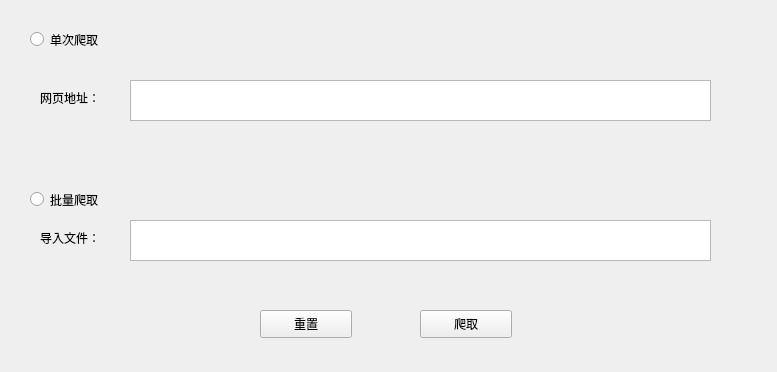
<?xml version="1.0" encoding="UTF-8"?>
<ui version="4.0">
 <class>Form</class>
 <widget class="QWidget" name="Form">
  <property name="geometry">
   <rect>
    <x>0</x>
    <y>0</y>
    <width>777</width>
    <height>372</height>
   </rect>
  </property>
  <property name="windowTitle">
   <string>爬取新闻正文</string>
  </property>
  <property name="styleSheet">
   <string notr="true">background-image: url(:/images/qian.png);</string>
  </property>
  <widget class="QLabel" name="url">
   <property name="geometry">
    <rect>
     <x>40</x>
     <y>90</y>
     <width>72</width>
     <height>15</height>
    </rect>
   </property>
   <property name="text">
    <string>网页地址：</string>
   </property>
  </widget>
  <widget class="QPushButton" name="clear">
   <property name="geometry">
    <rect>
     <x>260</x>
     <y>310</y>
     <width>92</width>
     <height>28</height>
    </rect>
   </property>
   <property name="text">
    <string>重置</string>
   </property>
  </widget>
  <widget class="QPushButton" name="submit">
   <property name="geometry">
    <rect>
     <x>420</x>
     <y>310</y>
     <width>92</width>
     <height>28</height>
    </rect>
   </property>
   <property name="text">
    <string>爬取</string>
   </property>
  </widget>
  <widget class="QTextEdit" name="input_url">
   <property name="geometry">
    <rect>
     <x>130</x>
     <y>80</y>
     <width>581</width>
     <height>41</height>
    </rect>
   </property>
  </widget>
  <widget class="QRadioButton" name="once">
   <property name="geometry">
    <rect>
     <x>30</x>
     <y>30</y>
     <width>112</width>
     <height>19</height>
    </rect>
   </property>
   <property name="text">
    <string>单次爬取</string>
   </property>
  </widget>
  <widget class="QTextEdit" name="input_filePath">
   <property name="geometry">
    <rect>
     <x>130</x>
     <y>220</y>
     <width>581</width>
     <height>41</height>
    </rect>
   </property>
  </widget>
  <widget class="QLabel" name="filePath">
   <property name="geometry">
    <rect>
     <x>40</x>
     <y>230</y>
     <width>72</width>
     <height>15</height>
    </rect>
   </property>
   <property name="styleSheet">
    <string notr="true"/>
   </property>
   <property name="text">
    <string>导入文件：</string>
   </property>
  </widget>
  <widget class="QRadioButton" name="batch">
   <property name="geometry">
    <rect>
     <x>30</x>
     <y>190</y>
     <width>112</width>
     <height>19</height>
    </rect>
   </property>
   <property name="text">
    <string>批量爬取</string>
   </property>
  </widget>
 </widget>
 <resources>
  <include location="images.qrc"/>
 </resources>
 <connections/>
</ui>
